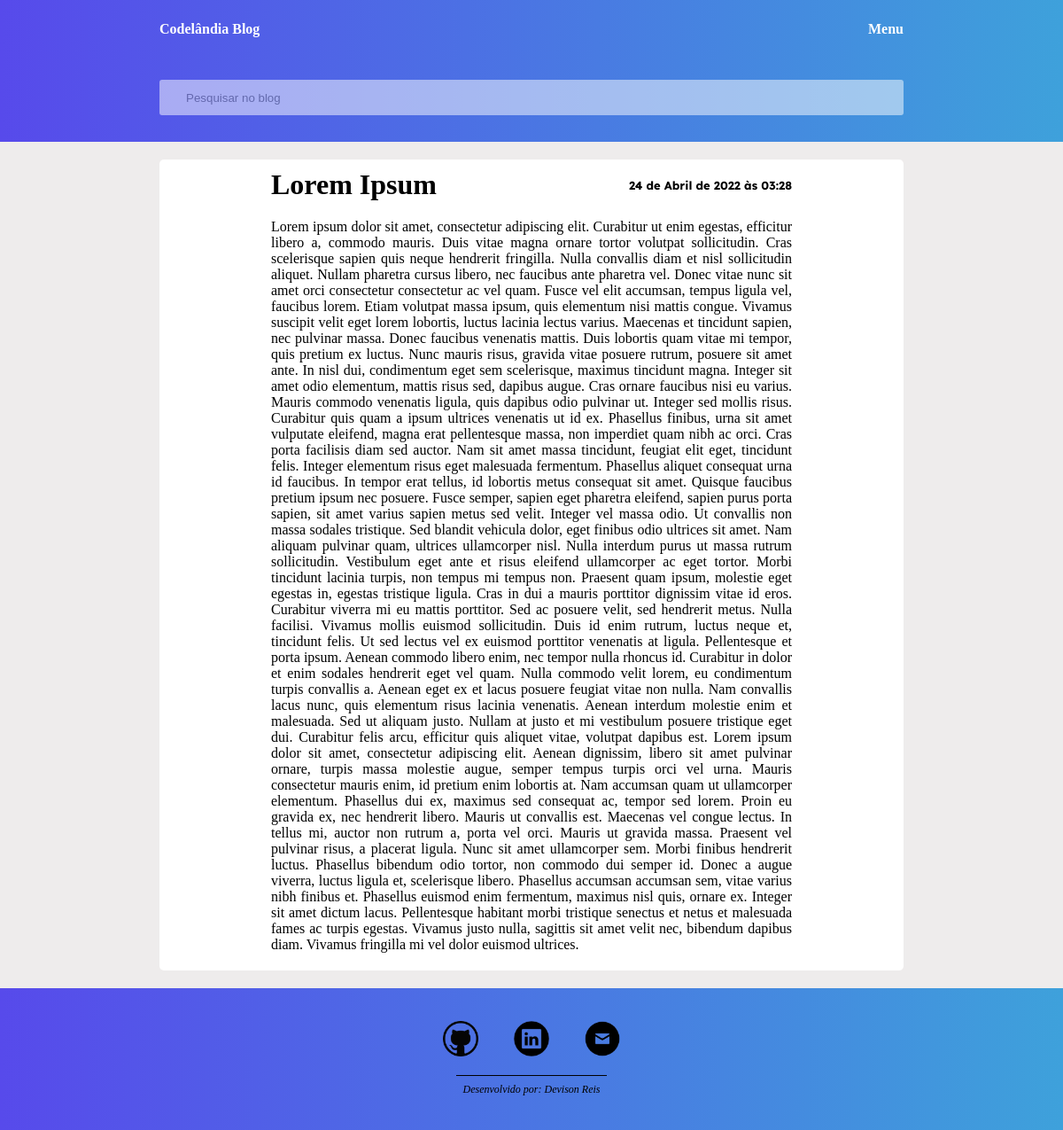
Screenshot of /blog/lorem-ipsum/ with the database file from the repository.
### blog/models.py (models this page shows, shortened)
class Post(models.Model):
    title = models.CharField(max_length=255)
    slug = models.SlugField(max_length=255, unique=True)
    author = models.ForeignKey(User, on_delete=models.CASCADE)
    body = models.TextField()
    created = models.DateTimeField(auto_now_add=True)
    updated = models.DateTimeField(auto_now=True)
    class Meta:
        ordering = ('-created',)

### blog/views.py (the view)
# urls.py: path('<slug:slug>/', views.PostDetailView.as_view(), name='detail'),
class PostDetailView(DetailView):
    model = Post

### blog/templates/blog/post_detail.html (shortened to what this page needs)
{% extends "blog/base.html" %}
{% block content %}
    <div class="post-completo">
        <div class="container-titulo">
            <h1 class="titulo-post-completo">
                {{ post.title }}
            </h1>
            <p class="data-post-completo">
                {{ post.created }}
            </p>
        </div>
        <div class="container-post-body">
            <article class="post-body">
                {{ post.body }}
            </article>
        </div>
    </div>
{% endblock %}

### static/css/style.css (style rules this page uses)
* { margin: 0; padding: 0; text-decoration: none; box-sizing: border-box; }
body { display: flex; flex-direction: column; min-height: 100vh; }
.post-completo { background-color: white; width: 70%; text-align: justify; margin: 0 auto; margin-top: 20px; margin-bottom: 20px; border-radius: 5px; }
.container-titulo { display: flex; justify-content: space-between; align-items: center; width: 70%; margin: 0 auto; padding-top: 10px; flex-wrap: wrap; }
.data-post-completo { font-family: 'Lexend Deca', sans-serif; font-size: 13px; font-weight: 700; }
.container-post-body { width: 70%; margin: 0 auto; margin-top: 20px; }
.post-body { padding-bottom: 20px; }

### rows the page displays
Post: title "Lorem Ipsum", created "24 de Abril de 2022 às 03:28", body "Lorem ipsum dolor sit amet, consectetur adipiscing elit. Curabitur ut enim egestas, efficitur libero a, commodo mauris. Duis vitae magna ornare tortor volutpat sollicitudin. Cras scelerisque sapien quis neque hendrerit fringilla. Nulla convallis diam et nisl sollicitudin aliquet. Nullam pharetra cursus libero, nec faucibus ante pharetra vel. Donec vitae nunc sit amet orci consectetur consectetur ac vel quam. Fusce vel elit accumsan, tempus ligula vel, faucibus lorem. Etiam volutpat massa ipsum, quis elementum nisi mattis congue. Vivamus suscipit velit eget lorem lobortis, luctus lacinia lectus varius. Maecenas et tincidunt sapien, nec pulvinar massa. Donec faucibus venenatis mattis. Duis…"
